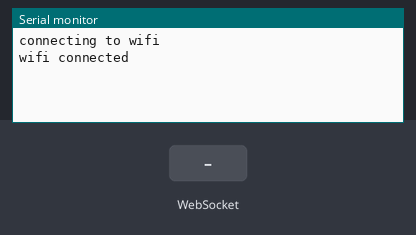
The sketch below on a simulated ESP32. Shown: the last lines printed to the serial monitor. Inputs (shaded band) come from the test bench. WiFi joins after 1.5 s; servers stay silent unless stated; the local clock reads 2024-03-15 10:24:30 at power-on unless the sketch sets it; storage starts empty.

Above: at 3.7 s.
3.8 s: WebSocket text "s1" received
At 4.6 s:
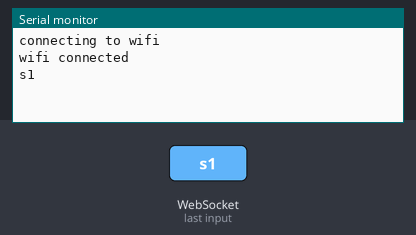
5.3 s: WebSocket text "upld" received
At 6.5 s:
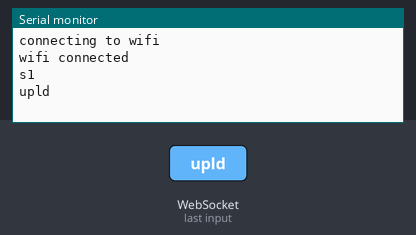
6.8 s: WebSocket text "comp" received
At 7.8 s:
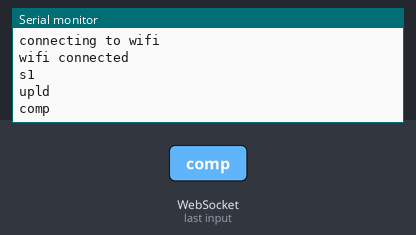

Measured:
- after the input at 3.8 s, the serial monitor: prints a new line at once (image 1)
- after the input at 5.3 s, the serial monitor: prints a new line at once (image 2)
- after the input at 6.8 s, the serial monitor: prints a new line at once (image 3)

The sketch:

otawebsocketserver.ino
```cpp
#include <Arduino.h>
#include "bcbaws.h"
#include "bcbsdcard.h"
#include "time.h"
#include "WiFiCred1.h"
#include <Arduino.h>
#include <ArduinoJson.h>
#include <ArduinoOTA.h>
#include <ESPmDNS.h>
#include <WiFi.h>
#include <WiFiUdp.h>
#include "State.h"

#define ARDUINO_RUNNING_CORE 1

// internal rtc variables
const char *ntpServer = "pool.ntp.org";
const long gmtOffset_sec = -18000;
const int daylightOffset_sec = 3600;


// localtime from internal rtc
String printLocalTime() {
  struct tm timeinfo;
  if (!getLocalTime(&timeinfo)) {
    return ("");
  }
  return (asctime(&timeinfo));
}

String printLocalHour() {
  struct tm timeinfo;
  if (!getLocalTime(&timeinfo)) {
    return ("");
  }
  return (String(asctime(&timeinfo)).substring(11, 16) + " ");
}

// define functions
void TaskRelay(void *pvParameters); // maintains the websocket display
void initWiFi();
void initTime();

void setup() {
  // start the serial interface
  Serial.begin(115200);
  delay(500);
  initWiFi();
  initTime();
  initWebServer();
  initWebSocket();
  initSDCard();
  checkForIndex();
  setState();
  state.reload = true;

  xTaskCreatePinnedToCore(TaskRelay, "TaskRelay" // A name just for humans
                          ,
                          4096 // This stack size can be checked & adjusted by
                          // reading the Stack Highwater
                          ,
                          NULL, 2 // Priority, with 3 (configMAX_PRIORITIES - 1)
                          // being the highest, and 0 being the lowest.
                          ,
                          NULL, ARDUINO_RUNNING_CORE);


  ArduinoOTA
  .onStart([]() {
    String type;
    if (ArduinoOTA.getCommand() == U_FLASH)
      type = "sketch";
    else // U_SPIFFS
      type = "filesystem";

    // NOTE: if updating SPIFFS this would be the place to unmount SPIFFS
    SPIFFS.end();
 // Disable client connections
    ws.enable(false);

    // Advertise connected clients what's going on
    ws.textAll("OTA Update Started");

    // Close them
    ws.closeAll();
    state.ota = true;


    Serial.println("Start updating " + type);
  })
  .onEnd([]() {
    Serial.println("\nEnd");
  })
  .onProgress([](unsigned int progress, unsigned int total) {
    Serial.printf("Progress: %u%%\r", (progress / (total / 100)));
  })
  .onError([](ota_error_t error) {
    Serial.printf("Error[%u]: ", error);
    if (error == OTA_AUTH_ERROR)
      Serial.println("Auth Failed");
    else if (error == OTA_BEGIN_ERROR)
      Serial.println("Begin Failed");
    else if (error == OTA_CONNECT_ERROR)
      Serial.println("Connect Failed");
    else if (error == OTA_RECEIVE_ERROR)
      Serial.println("Receive Failed");
    else if (error == OTA_END_ERROR)
      Serial.println("End Failed");
  });
  ArduinoOTA.begin();
}

void loop() {
  // put your main code here, to run repeatedly:
  ArduinoOTA.handle(); // check if an update is available
  if (WiFi.status() != WL_CONNECTED) // check if wifi is still connected, if not, reconnect
    initWiFi();
  vTaskDelay(60);
}

void TaskRelay(void *pvParameters) { // handle websocket and oled displays
  (void)pvParameters;
  for (;;) {
    if(!state.ota) {notifyInitialClients(getJson(true));} // send state to the client as a json string
    vTaskDelay(1000);
  }
}


void initWiFi() {
  Serial.println("connecting to wifi");
  // connect to wifi
  WiFi.mode(WIFI_STA);
  WiFi.begin(ssid, password);
  if (WiFi.waitForConnectResult() != WL_CONNECTED) {
  Serial.println("connecting to wifi failed");
  delay(500);
  initWiFi();
  }
  Serial.println("wifi connected");
  wifiavail = true;
}

void initTime() {
  // set the clock from ntp server
  configTime(gmtOffset_sec, daylightOffset_sec, ntpServer);
  printLocalTime();
}
```

State.h
```cpp
#ifndef STATE
#define STATE
//set initial state
struct State {
  int slider1;
  int slider2;
  String filename;
  bool reload;
  String json;
  bool ota;
};
State state = {0,0,"",false,"",false};
#endif
```

WiFiCred1.h
```cpp
// wifi connection credentials
const char *ssid = "Espnet";
const char *password = "8141695320";
```

bcbaws.h
```cpp
#ifndef BCBAWS
#define BCBAWS
#include <Arduino.h>
#include "ArduinoJson.h"
#include "AsyncJson.h"
#include <ESPAsyncWebServer.h>
#include "bcbsdcard.h"
#include <SPIFFS.h>
#include "State.h"

// handles state and communication with the client


void parseCommand(String command);


// define functions
String getJson(bool b);


// web server variables
AsyncWebServer server(80);
AsyncWebSocket ws("/ws");
bool wifiavail = false;

void notifyClients() {
  ws.textAll(getJson(false));  // send non-slider updating data
}

void notifyInitialClients(const String msg) {
  ws.textAll(msg);  // send slider updating data
}

void handleWebSocketMessage(void *arg, uint8_t *data, size_t len) { // receive the comm from the client and convert it into a string
  AwsFrameInfo *info = (AwsFrameInfo *)arg;
  if (info->final && info->index == 0 && info->len == len &&
      info->opcode == WS_TEXT) {
    data[len] = 0;
    parseCommand((char *)data);
  }
}


// handle websocket connections
void onEvent(AsyncWebSocket *server, AsyncWebSocketClient *client,
             AwsEventType type, void *arg, uint8_t *data, size_t len) {
  switch (type) {
    case WS_EVT_CONNECT:
      notifyInitialClients(getJson(true));
      break;
    case WS_EVT_DISCONNECT:
      Serial.printf("WebSocket client #%u disconnected\n", client->id());
      break;
    case WS_EVT_DATA:
      handleWebSocketMessage(arg, data, len);
      break;
    case WS_EVT_PONG:
    case WS_EVT_ERROR:
      break;
  }
}

// init websockets
void initWebSocket() {
  ws.onEvent(onEvent);
  server.addHandler(&ws);
}

// init webserver
void initWebServer() {
  // Route for root / web page served from spiffs
  // TODO add routines for dynamically updating index.htm
  server.on("/", HTTP_GET, [](AsyncWebServerRequest * request) {
    request->send(SPIFFS, "/index.htm", "text/html");
  });
  // start the web server
  server.begin();
}

// convert state to json
String getJson(bool b) {
  StaticJsonDocument<250> data;
  // struct mp3Status {
  // int slider1;
  // int slider2;
  // };

  data["slider1"] = state.slider1;
  data["slider2"] = state.slider2;
  if (b) {
    data["initial"] = "true";
  }
  if (state.reload) {
    data["reload"] = "true";
    state.reload = false;
  }

  String response;
  serializeJson(data, response);
  state.json = response;
  writeFile(SPIFFS, "/data.json", state.json.c_str());
  return response;
}

// convert json to state
void setState() {
  StaticJsonDocument<250> data;
  // struct mp3Status {
  // int slider1;
  // int slider2;
  // };
  deserializeJson(data, state.json);
  state.slider1 = data["slider1"];
  state.slider2 = data["slider2"];
}

//parse the command coming from the client(s)
void parseCommand(String command) {
  Serial.println(command);

  if (command.substring(0, 2) == "s1") { // slider 1 value
    String val1 = command.substring(2);
    int val2 = atoi((char *)&val1);
    state.slider1 = val2;
    notifyClients();
  }

  if (command.substring(0, 2) == "s2") { // slider 2 value
    String val1 = command.substring(2);
    int val2 = atoi((char *)&val1);
    state.slider2 = val2;
    notifyClients();
  }

  // file upload handler

  if (command.substring(0, 4) == "upld") {
    state.filename = command.substring(5);
    deleteFile(SPIFFS, "/temp.txt");
  }

  if (command.substring(0, 4) == "comp") {
    deleteFile(SPIFFS, ("/" + state.filename).c_str());
    renameFile(SPIFFS, "/temp.txt", ("/" + state.filename).c_str());
    state.filename = "";
  }

  if (command.substring(0, 4) == "file") {
    String message = command.substring(5);
    appendFile(SPIFFS, "/temp.txt", message.c_str());
  }

  if (command == "reload") {
    state.reload = true;
    notifyClients();
    state.reload = false;
  }


}


#endif
```

bcbsdcard.h
```cpp
#include "FS.h"
#include "SPIFFS.h"
#include "ArduinoJson.h"
#include "State.h"

#ifndef BCBSD
#define BCBSD

//default html page if not in SPIFFS

// beginning of default web page
const char htmlCode[]PROGMEM = R"rawliteral(
<!DOCTYPE HTML><html>
<head>
  <!  define meta data >
  <meta name="viewport" content="width=device-width, initial-scale=1">
  <! define the style CSS of your page >
  <style>
    html {font-family: Arial; display: inline-block; text-align: center;}
    h1 {font-size: 2.9rem;}
    h2 {font-size: 2.1rem;}
    p {font-size: 1.9rem;}
    body {max-width: 400px; margin:0px auto; padding-bottom: 30px;}
    .slider { -webkit-appearance: none; margin: 14px; width: 400px; height: 15px; border-radius: 5px; background: #39a6de; outline: none; -webkit-transition: .2s; transition: opacity .2s;}
    .slider::-webkit-slider-thumb {-webkit-appearance: none; appearance: none; width: 25px; height: 25px; border-radius: 12px; background: #f74d4d; cursor: pointer;}
    .slider::-moz-range-thumb { width: 25px; height: 25px; border-radius: 12px; background: #F74D4D; cursor: pointer; }
  </style>
</head>

<body>

  <! Edit the pages your heading 2 >
  <h2>ESP32 Multi Slider rev3</h2>

  <! Displays the value of slider1 >
  <p><span id="textSliderValue">0</span> &#37</p>

  <! displays the range of the slider 0 - 100 in steps of 1 >
  <p><input type="range" oninput="sendMessage('s1'+this.value)" id="pwmSlider" min="0" max="100" value=0 step="1" class="slider"></p>

  <! Displays the value of slider2 >
  <p><span id="textSliderValue1">0</span> &#37</p>

  <! displays the range of the slider 0 - 100 in steps of 1 >
  <p><input type="range" oninput="sendMessage('s2'+this.value)" id="pwmSlider1" min="0" max="100" value=0 step="1" class="slider"></p>

  <input type='file' name='upload' id='upload' value=''><span id="percent"></span>
<script>
    var gateway = `ws://${window.location.hostname}/ws`;
    var websocket;
    var state = {};
    var json = {};

    window.addEventListener('load', onLoad);

    function initWebSocket() {
      console.log('Trying to open a WebSocket connection...');
      websocket = new WebSocket(gateway);
      websocket.onopen = onOpen;
      websocket.onclose = onClose;
      websocket.onmessage = onMessage;
    }

    function onOpen(event) {
      console.log('Connection opened');
    }

    function onClose(event) {
      console.log('Connection closed');
      setTimeout(initWebSocket, 2000);
    }

    function onMessage(event) {
      json = JSON.parse(event.data);
      console.log(json);
      document.getElementById("textSliderValue").innerHTML = json.slider1;
      document.getElementById("textSliderValue1").innerHTML = json.slider2;
      if(json.initial){
        document.getElementById("pwmSlider").value = json.slider1;
        document.getElementById("pwmSlider1").value = json.slider2;
      }

      if(json.reload) location.reload();
    }

    // on page load
    function onLoad(event) {
    initWebSocket();
    document.getElementById("upload").addEventListener("change", (e) => processFile(e));
    }

  function processFile(e) {
      const reader = new FileReader();
      reader.readAsText(e.path[0].files[0]);
      var myfilename = e.path[0].files[0].name;

      reader.onload = (e) => {
        var myfile = e.target.result;
        var myarray = myfile.split('');
        var mylength = myfile.length;
        i = 0;
        k = 1;
        var sendArray = [];
        sendArray[0] = ("upld:" + myfilename);

        function getChunk() {
          var sendstring = '';
          for (var j = 0; j < 512; j++) {
            if (i < mylength) {
              sendstring += myarray[i];
            }
            i++
          }
          return sendstring;
        }

        function loopThroughSplittedText(splittedText) {
          splittedText.forEach(function (text, i) {
            setTimeout(function () {
              sendMessage(text, i);
            }, i * 500)
          })
        }

        while (i < mylength) {

          sendArray[k] = ("file:" + getChunk());
          k++;
        }
        sendArray[k] = ("comp");
        sendstring = '';
        loopThroughSplittedText(sendArray);
      };
    }

    function sendMessage(data, index) {
      if (index) var percent = index / k * 100;
      if (data.substring(0, 4) == 'file') document.getElementById('percent').innerHTML = percent + ' %';
      if (data.substring(0, 4) == 'comp') {
        document.getElementById('percent').innerHTML = "completed";
        setTimeout(() => {
          sendMessage("reload");
        }, 2000);
      }
      websocket.send(data);
    }


</script>
</body>
</html>

)rawliteral";

// end of default web page

// variables
xSemaphoreHandle semFile = xSemaphoreCreateMutex(); // file operation lock
#define FORMAT_SPIFFS_IF_FAILED true
void initSDCard() {
  if (!SPIFFS.begin(FORMAT_SPIFFS_IF_FAILED)) {
    return;
  }
}

void appendFile(fs::FS &fs, const char * path, const char * message) {

  if (xSemaphoreTake(semFile, 500)) {
    File file = fs.open(path, FILE_APPEND);

    if (!file) {
      return;
    }
    file.print(message);
    file.close();

    xSemaphoreGive(semFile);
  }
}

void writeFile(fs::FS &fs, const char * path, const char * message) {

  if (xSemaphoreTake(semFile, 500)) {
    File file = fs.open(path, FILE_WRITE);

    if (!file) {
      return;
    }
    file.print(message);
    file.close();

    xSemaphoreGive(semFile);
  }
}
String readFile(fs::FS &fs, const char * path){
    Serial.printf("Reading file: %s\r\n", path);

    File file = fs.open(path);
    if(!file || file.isDirectory()){
        Serial.println("- failed to open file for reading");
        return "";
    }
    String result;
    Serial.println("- read from file:");
    while(file.available()){
        result += String(char(file.read()));
    }
    file.close();
    return result;
}

void renameFile(fs::FS &fs, const char * path1, const char * path2) {
  if (xSemaphoreTake(semFile, 500)) {
    fs.rename(path1, path2);
    xSemaphoreGive(semFile);
  }
}

void deleteFile(fs::FS &fs, const char * path) {
  if (xSemaphoreTake(semFile, 500)) {
    fs.remove(path);
    xSemaphoreGive(semFile);
  }
}

// write the default index.htm to SPIFFS
//  check if index exists and only update if it doesn't
void checkForIndex(){
  if(SPIFFS.exists("/data.json")) {
    state.json = readFile(SPIFFS, "/data.json");
    Serial.println(state.json);
  }
  if(SPIFFS.exists("/index.htm")) return; //
  deleteFile(SPIFFS,"/index.htm");
  delay(500);
  File file = SPIFFS.open("/index.htm", FILE_APPEND);
    file.print(htmlCode);
    file.close();
    }

#endif
```
